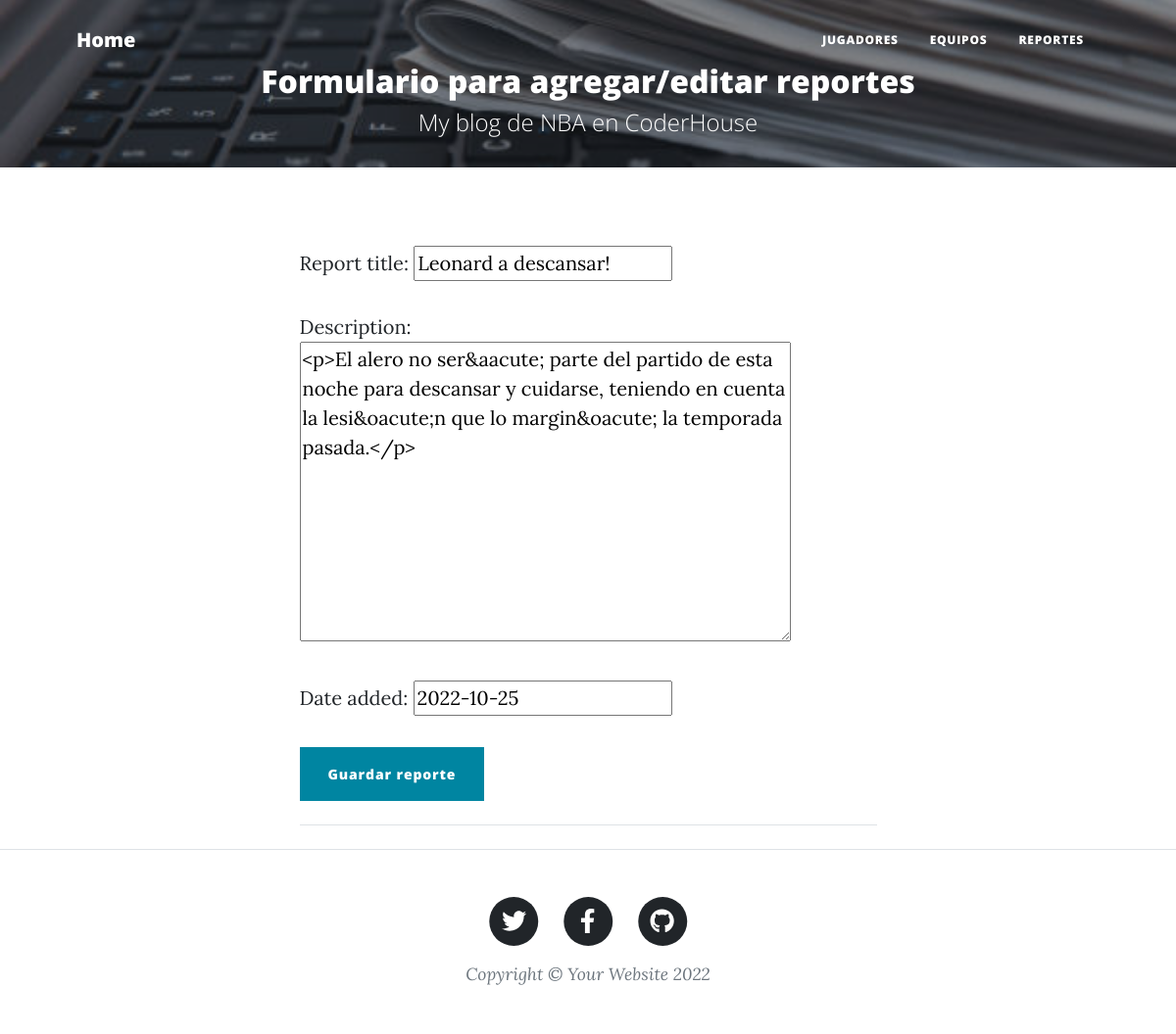
/report/report/1/update/, run on the app's committed database.
### report/models.py (models this page shows, shortened)
class Report(models.Model):
    report_title = models.CharField(max_length=50)
    description = RichTextField(null=True, blank=True)
    date_added = models.DateField()

### report/views.py (the view, shortened to what this page needs)
# urls.py: path("report/<int:pk>/update/", views.ReportUpdateView.as_view(), name="report-update"),
class ReportUpdateView(UpdateView):
    model = Report
    fields = ["report_title", "description", "date_added"]

### report/templates/report/report_form.html (shortened to what this page needs)
{% extends "home/index.html" %}
{% load static %}
{% block nba_blog_header %}
<header class="masthead" style="background-image: url('../../static/home/assets/img/reports-bg.jpg')">
    <div class="container position-relative px-4 px-lg-5">
        <div class="row gx-4 gx-lg-5 justify-content-center">
            <div class="col-md-15 col-lg-16 col-xl-14">
                <div class="site-heading">
                    <h2>Formulario para agregar/editar reportes</h2>
                    <span class="subheading">My blog de NBA en CoderHouse</span>
                </div>
            </div>
        </div>
    </div>
</header>
{% endblock %}
{% block nba_blog_content %}
    <div>
        <form action="" method="POST">
            {{ form.as_p }}
            <input type="submit" class="btn btn-primary" value="Guardar reporte" />
        </form>
    </div>
    <hr class="my-4" />
{% endblock %}

### data on the page
Report: report_title "Leonard a descansar!", description "<p>El alero no ser&aacute; parte del partido de esta noche para descansar y cuidarse, teniendo en cuenta la lesi&oacute;n que lo margin&oacute; la temporada pasada.</p>", date_added "2022-10-25"
